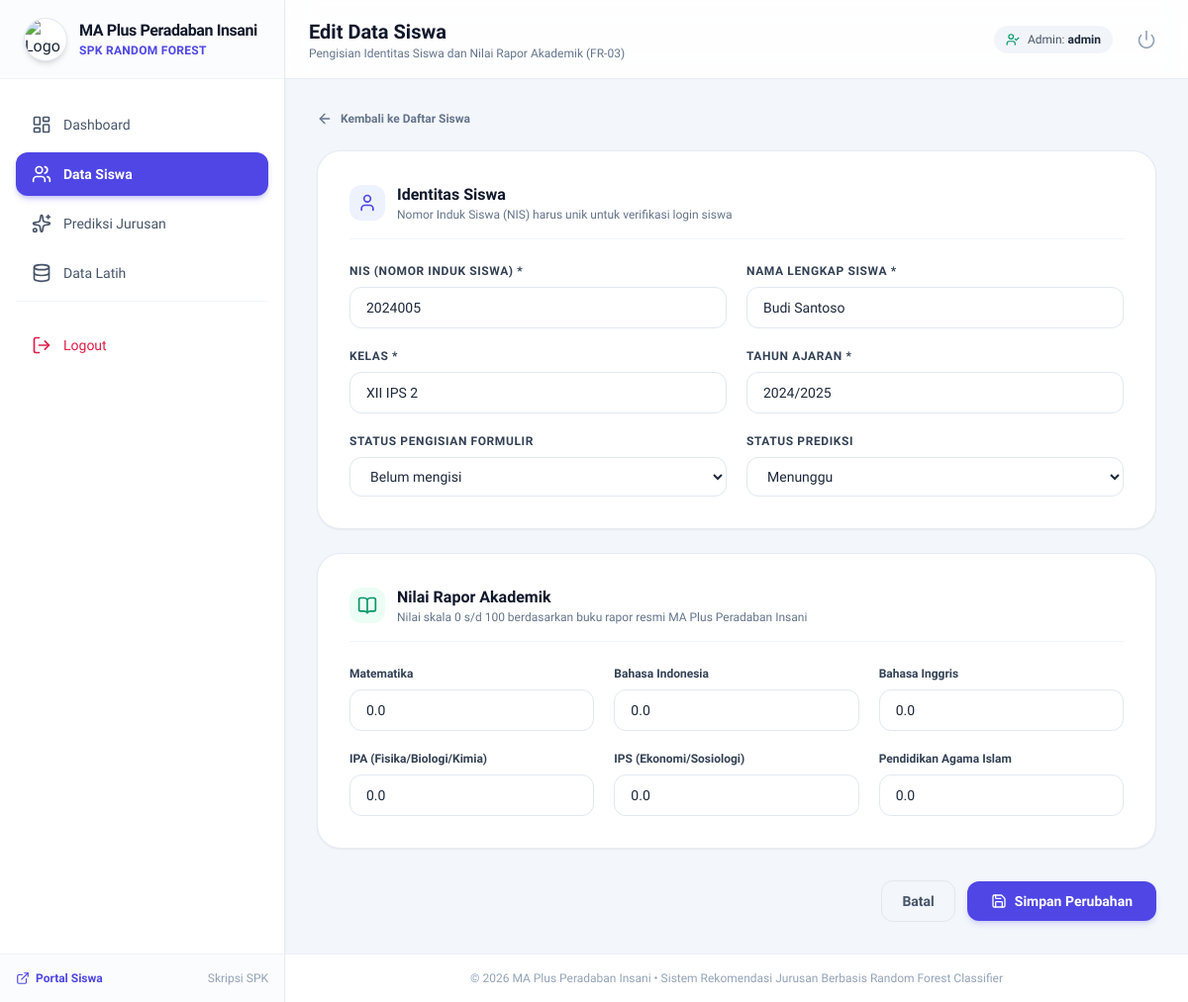
The page /admin-spk/siswa/5/edit/ (signed in) on the database as committed earlier.
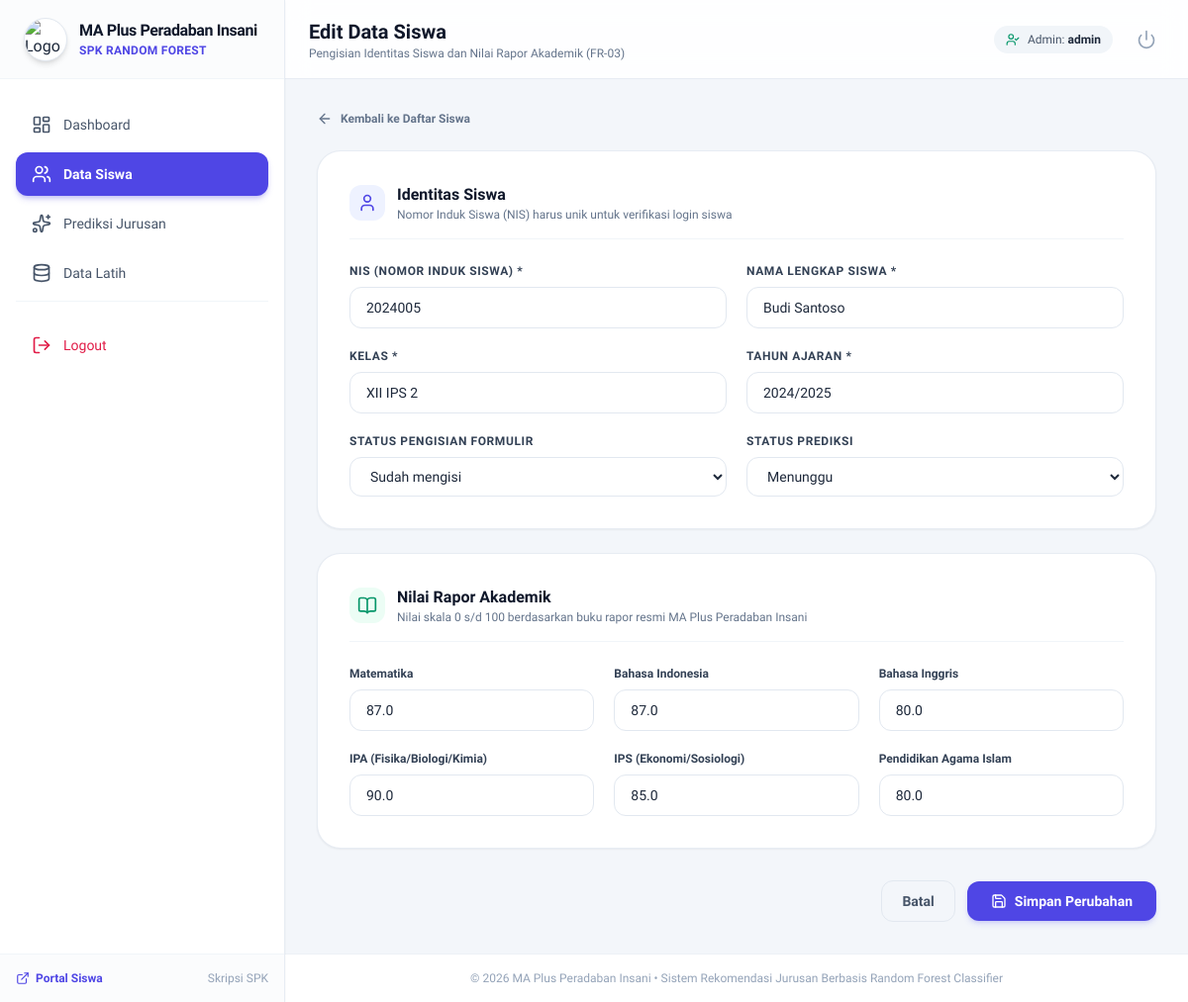
The same page on the database as committed later.
### spk/models.py (models this page shows, shortened)
class Student(models.Model):
    STATUS_PENGISIAN_CHOICES = [
        ('Belum mengisi', 'Belum mengisi'),
        ('Sudah mengisi', 'Sudah mengisi'),
        ('Perlu melengkapi data', 'Perlu melengkapi data'),
    ]
    STATUS_PREDIKSI_CHOICES = [
        ('Menunggu', 'Menunggu'),
        ('Diproses', 'Diproses'),
        ('Berhasil', 'Berhasil'),
        ('Gagal', 'Gagal'),
        ('Perlu prediksi ulang', 'Perlu prediksi ulang'),
    ]
    nis = models.CharField(max_length=20, unique=True, verbose_name="NIS")
    nama = models.CharField(max_length=150, verbose_name="Nama Lengkap")
    kelas = models.CharField(max_length=50, default="XII IPA", verbose_name="Kelas")
    tahun_ajaran = models.CharField(max_length=20, default="2024/2025", verbose_name="Tahun Ajaran")
    status_pengisian = models.CharField(
        max_length=30,
        choices=STATUS_PENGISIAN_CHOICES,
        default='Belum mengisi',
        verbose_name="Status Pengisian Formulir"
    )
    status_prediksi = models.CharField(
        max_length=30,
        choices=STATUS_PREDIKSI_CHOICES,
        default='Menunggu',
        verbose_name="Status Prediksi"
    )
    created_at = models.DateTimeField(auto_now_add=True, verbose_name="Dibuat Pada")
    updated_at = models.DateTimeField(auto_now=True, verbose_name="Diperbarui Pada")
    class Meta:
        verbose_name = "Data Siswa"
        verbose_name_plural = "Data Siswa"
        ordering = ['nis']

class StudentAcademicData(models.Model):
    student = models.OneToOneField(Student, on_delete=models.CASCADE, related_name='academic_data', verbose_name="Siswa")
    nilai_matematika = models.FloatField(default=0.0, verbose_name="Nilai Matematika")
    nilai_bahasa_indonesia = models.FloatField(default=0.0, verbose_name="Nilai Bahasa Indonesia")
    nilai_bahasa_inggris = models.FloatField(default=0.0, verbose_name="Nilai Bahasa Inggris")
    nilai_ipa = models.FloatField(default=0.0, verbose_name="Nilai IPA (Fisika/Biologi/Kimia)")
    nilai_ips = models.FloatField(default=0.0, verbose_name="Nilai IPS (Ekonomi/Geografi/Sosiologi)")
    nilai_agama = models.FloatField(default=0.0, verbose_name="Nilai Pendidikan Agama Islam")
    updated_at = models.DateTimeField(auto_now=True, verbose_name="Terakhir Diperbarui")
    class Meta:
        verbose_name = "Nilai Akademik Siswa"
        verbose_name_plural = "Nilai Akademik Siswa"

### spk/views.py (the view)
# urls.py: path('admin-spk/siswa/<int:pk>/edit/', views.siswa_edit_view, name='siswa_edit'),
@user_passes_test(is_admin, login_url='admin_login')
def siswa_edit_view(request, pk):
    student = get_object_or_404(Student, pk=pk)
    academic, _ = StudentAcademicData.objects.get_or_create(student=student)
    if request.method == 'POST':
        student_form = StudentForm(request.POST, instance=student)
        academic_form = AcademicDataForm(request.POST, instance=academic)
        if student_form.is_valid() and academic_form.is_valid():
            if student.status_prediksi == 'Berhasil':
                student.status_prediksi = 'Perlu prediksi ulang'
            student_form.save()
            academic_form.save()
            messages.success(request, f"Data siswa {student.nama} berhasil diperbarui.")
            return redirect('siswa_detail', pk=student.pk)
        else:
            messages.error(request, "Mohon periksa kembali input formulir.")
    else:
        student_form = StudentForm(instance=student)
        academic_form = AcademicDataForm(instance=academic)
    context = {
        'student_form': student_form,
        'academic_form': academic_form,
        'student': student,
        'is_edit': True,
        'active_nav': 'data_siswa'
    }
    return render(request, 'admin/siswa_form.html', context)

### spk/views.py (called while the page is built)
def is_admin(user):
    return user.is_authenticated and (user.is_staff or user.is_superuser)

### templates/admin/siswa_form.html (shortened to what the changed rows need)
{% extends 'admin/base_admin.html' %}
{% block page_title %}{% if is_edit %}Edit Data Siswa{% else %}Tambah Siswa Baru{% endif %}{% endblock %}
{% block admin_content %}
<div class="max-w-4xl mx-auto space-y-6">
    <form method="post" class="space-y-6">
        <div class="bg-white p-6 md:p-8 rounded-3xl border border-slate-200/80 shadow-sm space-y-6">
            <div class="grid grid-cols-1 md:grid-cols-2 gap-5">
                <div>
                    <label class="block text-xs font-bold text-slate-700 uppercase tracking-wider mb-2">NIS (Nomor Induk Siswa) *</label>
                    {{ student_form.nis }}
                </div>
                <div>
                    <label class="block text-xs font-bold text-slate-700 uppercase tracking-wider mb-2">Nama Lengkap Siswa *</label>
                    {{ student_form.nama }}
                </div>
                <div>
                    <label class="block text-xs font-bold text-slate-700 uppercase tracking-wider mb-2">Kelas *</label>
                    {{ student_form.kelas }}
                </div>
                <div>
                    <label class="block text-xs font-bold text-slate-700 uppercase tracking-wider mb-2">Tahun Ajaran *</label>
                    {{ student_form.tahun_ajaran }}
                </div>
                <div>
                    <label class="block text-xs font-bold text-slate-700 uppercase tracking-wider mb-2">Status Pengisian Formulir</label>
                    {{ student_form.status_pengisian }}
                </div>
                <div>
                    <label class="block text-xs font-bold text-slate-700 uppercase tracking-wider mb-2">Status Prediksi</label>
                    {{ student_form.status_prediksi }}
                </div>
            </div>
        </div>
        <div class="bg-white p-6 md:p-8 rounded-3xl border border-slate-200/80 shadow-sm space-y-6">
            <div class="grid grid-cols-1 sm:grid-cols-2 lg:grid-cols-3 gap-5">
                <div>
                    <label class="block text-xs font-bold text-slate-700 mb-2">Matematika</label>
                    {{ academic_form.nilai_matematika }}
                </div>
                <div>
                    <label class="block text-xs font-bold text-slate-700 mb-2">Bahasa Indonesia</label>
                    {{ academic_form.nilai_bahasa_indonesia }}
                </div>
                <div>
                    <label class="block text-xs font-bold text-slate-700 mb-2">Bahasa Inggris</label>
                    {{ academic_form.nilai_bahasa_inggris }}
                </div>
                <div>
                    <label class="block text-xs font-bold text-slate-700 mb-2">IPA (Fisika/Biologi/Kimia)</label>
                    {{ academic_form.nilai_ipa }}
                </div>
                <div>
                    <label class="block text-xs font-bold text-slate-700 mb-2">IPS (Ekonomi/Sosiologi)</label>
                    {{ academic_form.nilai_ips }}
                </div>
                <div>
                    <label class="block text-xs font-bold text-slate-700 mb-2">Pendidikan Agama Islam</label>
                    {{ academic_form.nilai_agama }}
                </div>
            </div>
        </div>
    </form>
</div>
{% endblock %}

Rows that differ between the two databases and show on the page:
changed Student "Budi Santoso": status_pengisian "Belum mengisi" → "Sudah mengisi"
changed StudentAcademicData: nilai_matematika "0.0" → "87.0"; nilai_bahasa_indonesia "0.0" → "87.0"; nilai_bahasa_inggris "0.0" → "80.0"; nilai_ipa "0.0" → "90.0"; nilai_ips "0.0" → "85.0"; nilai_agama "0.0" → "80.0"
